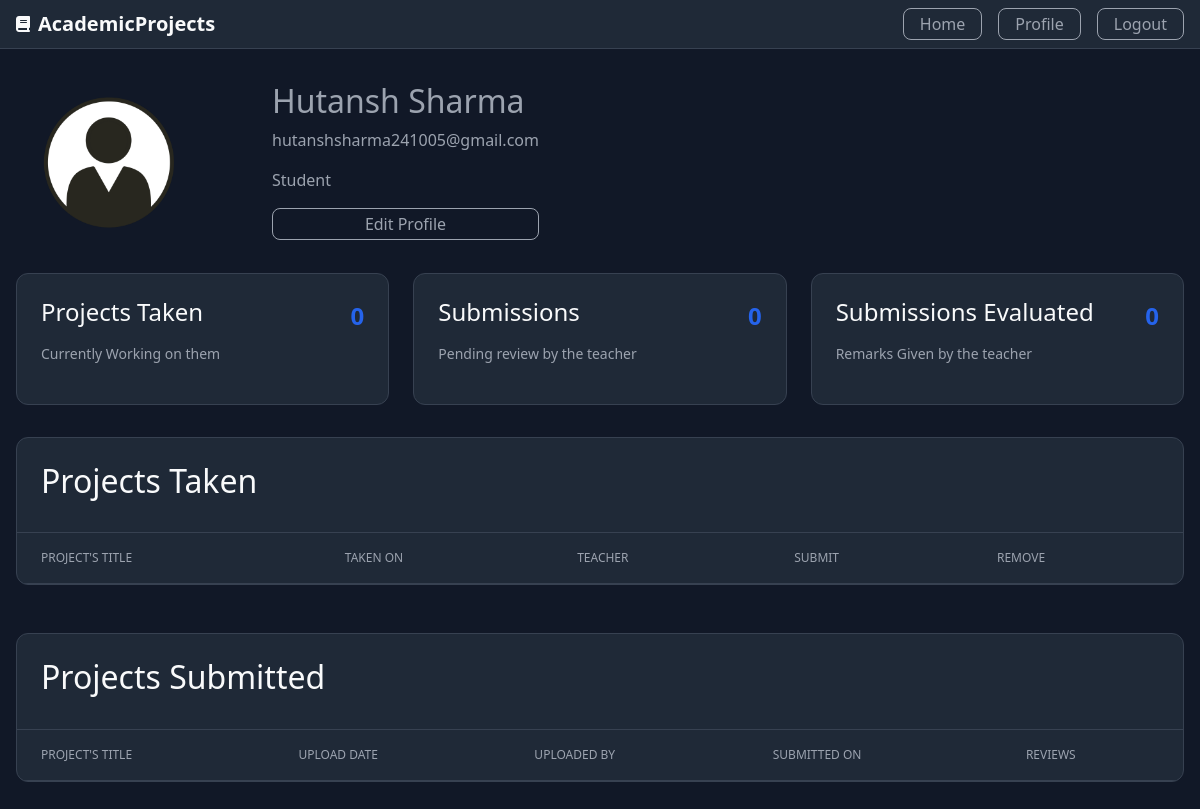
The app's page /profile (signed in), older data.
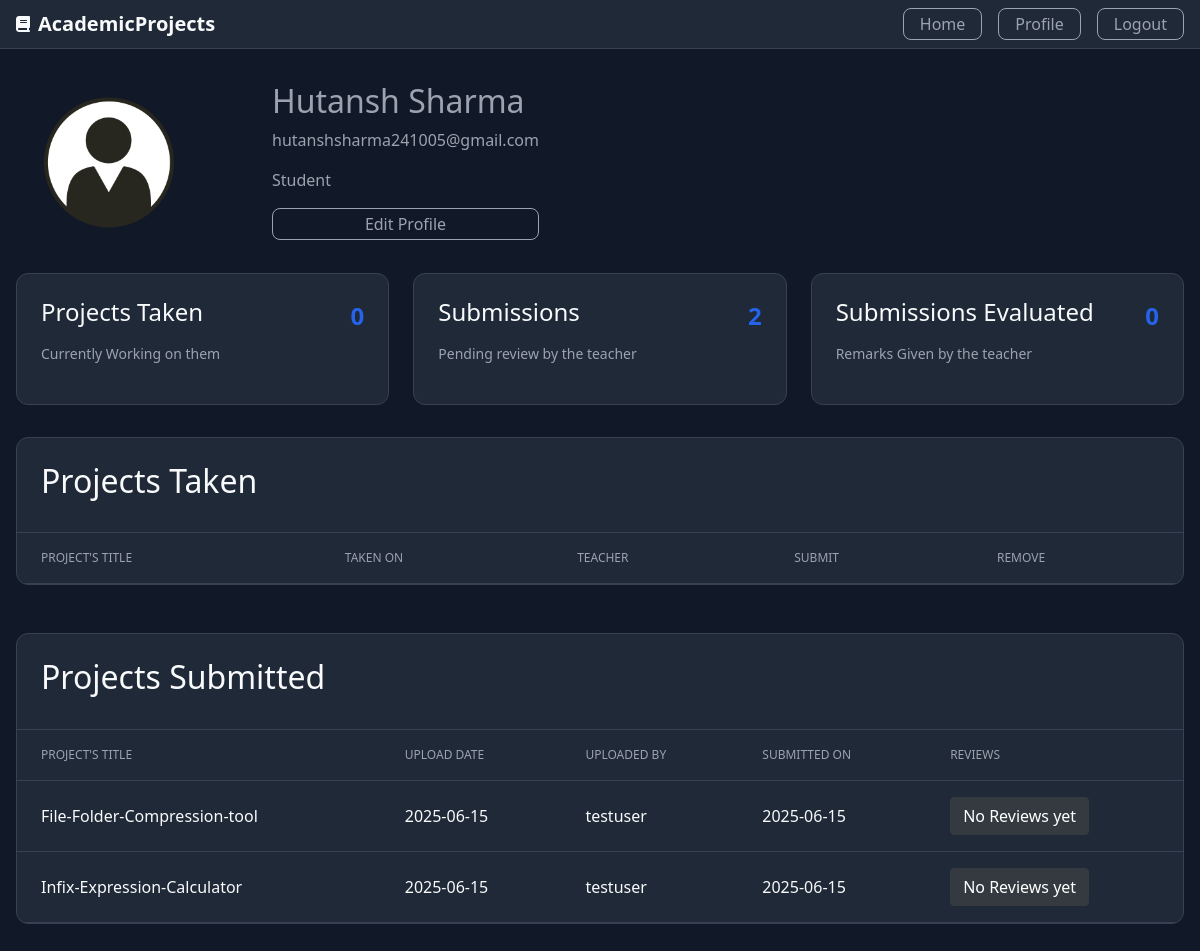
The same page, newer data.
### Project/models.py (models this page shows, shortened)
class User(db.Model,UserMixin):
    id=db.Column(db.Integer,primary_key=True)
    username=db.Column(db.String(30),unique=True,nullable=False)
    email=db.Column(db.String(30),unique=True,nullable=False)
    password=db.Column(db.String(80),unique=False,nullable=False)
    total_projects=db.Column(db.Integer,nullable=False,default=0)
    total_projects_taken=db.Column(db.Integer,nullable=False,default=0)
    total_projects_submitted=db.Column(db.Integer,nullable=False,default=0)
    total_projects_evaluated=db.Column(db.Integer,nullable=False,default=0)
    profile_picture=db.Column(db.String(80),nullable=False,default="default.png")
    role=db.Column(db.String(80),nullable=False)
    project=db.relationship("Project",backref="user",lazy=True,cascade="all,delete")
    submission=db.relationship("Submission",backref="user",lazy=True,cascade="all,delete")
    evaluation=db.relationship("Evaluation",backref="user",lazy=True,cascade="all,delete")
    project_taken=db.relationship("Project_Taken",backref="user",lazy=True,cascade="all,delete")

class Submission(db.Model):
    id=db.Column(db.Integer,primary_key=True)
    submitted_at=db.Column(db.DateTime,nullable=False,default=datetime.utcnow)
    submission_link=db.Column(db.Text,nullable=False)
    info=db.Column(db.Text)
    project_id=db.Column(db.Integer,db.ForeignKey('project.id'))
    student_id=db.Column(db.Integer,db.ForeignKey('user.id'))
    evaluation=db.relationship('Evaluation',backref='submission',lazy=True,cascade="all,delete")

class Project(db.Model):
    id=db.Column(db.Integer,primary_key=True)
    title=db.Column(db.String(100),nullable=False)
    description=db.Column(db.Text,nullable=False)
    skills=db.Column(db.Text,nullable=False)
    descriptive_pdf=db.Column(db.String(80),nullable=False,default='No pdf')
    user_count=db.Column(db.Integer,nullable=False,default=0)
    created_at=db.Column(db.DateTime,nullable=False,default=datetime.utcnow)
    created_by=db.Column(db.Integer,db.ForeignKey('user.id'))
    submission=db.relationship('Submission',backref='project',lazy=True,cascade="all,delete")
    project_taken_by=db.relationship('Project_Taken',backref='project',lazy=True,cascade="all,delete")

### Project/routes.py (the view)
@app.route("/profile")
@login_required
def profile():
    img_src=url_for("static",filename="/profile_pics/"+current_user.profile_picture)
    if current_user.role=='teacher':
        projects=current_user.project
        submissions=[]
        for i in projects:
            submission=Submission.query.filter_by(project=i).all()
            submissions.extend(submission)
        return render_template("profile_teacher.html",title=current_user.username,img_src=img_src,projects=projects,submissions=submissions)
    elif current_user.role=='student':
        projects=current_user.project_taken
        submissions=current_user.submission
        return render_template("profile_student.html",title=current_user.username,img_src=img_src,projects=projects,submissions=submissions)

### Project/models.py (called while the page is built)
@loginmanager.user_loader
def user_loader(user_id):
    user=User.query.get(user_id)
    return user

### Project/templates/profile_student.html (shortened to what this page needs)
{% extends "layout.html" %}
{% block content %}
    <main class="container dashboard">
    <div class="profile-header">
      <img class="rounded-circle account-img img-profile" src="{{img_src}}">
      <div class="details">
        <h2>{{current_user.username}}</h2>
        <p>{{current_user.email}}</p>
        <p>{{current_user.role.capitalize()}}</p>
        <a class="button" href="{{url_for('update_profile')}}">Edit Profile</a>
      </div>
    </div>
    <div class="proj-grid">
      <div class="proj-card">
        <div class="proj-content">
          <h4>Projects Taken</h4>
          <span class="proj-number">{{current_user.total_projects_taken}}</span>
        </div>
        <p>Currently Working on them</p>
      </div>
      <div class="proj-card">
        <div class="proj-content">
          <h4>Submissions</h4>
          <span class="proj-number">{{current_user.total_projects_submitted}}</span>
        </div>
        <p>Pending review by the teacher</p>
      </div>
      <div class="proj-card">
        <div class="proj-content">
          <h4>Submissions Evaluated</h4>
          <span class="proj-number">{{current_user.total_projects_evaluated}}</span>
        </div>
        <p>Remarks Given by the teacher</p>
      </div>
    </div>
    <div class="projects-table-container">
      <div class="table-header">
        <h2>Projects Taken</h2>
      </div>
      <div class="table-responsive">
        <table>
          <thead>
            <tr>
              <th>Project's Title</th>
              <th>Taken on</th>
              <th>Teacher</th>
              <th>Submit</th>
              <th>Remove</th>
            </tr>
          </thead>
        </table>
      </div>
    </div>
    <div class="projects-table-container">
      <div class="table-header">
        <h2>Projects Submitted</h2>
      </div>
      <div class="table-responsive">
        <table>
          <thead>
            <tr>
              <th>Project's Title</th>
              <th>Upload Date</th>
              <th>Uploaded by</th>
              <th>Submitted on</th>
              <th>Reviews</th>
            </tr>
          </thead>
          <tbody>
            {% for i in submissions %}
              <tr>
                <td>{{i.project.title}}</td>
                <td>{{i.project.created_at.strftime("%Y-%m-%d")}}</td>
                <td>{{i.project.user.username}}</td>
                <td>{{i.submitted_at.strftime("%Y-%m-%d")}}</td>
                {% if not reviews %}
                  <td><a class="btn btn-dark" href="#">No Reviews yet</a></td>
                {% else %}
                  <td><a class="btn btn-info" href="#">Check Reviews</a></td>
                {% endif %}
              </tr>
            {% endfor %}
          </tbody>
        </table>
      </div>
      </div>
  </main>
{% endblock content %}

Row changes from the older to the newer data that the page shows:
changed User "Hutansh Sharma": total_projects_submitted "0" → "2"
added Submission: project "File-Folder-Compression-tool", project.created_at "2025-06-15", project.user.username "testuser", submitted_at "2025-06-15"
added Submission: project "Infix-Expression-Calculator", project.created_at "2025-06-15", project.user.username "testuser", submitted_at "2025-06-15"
